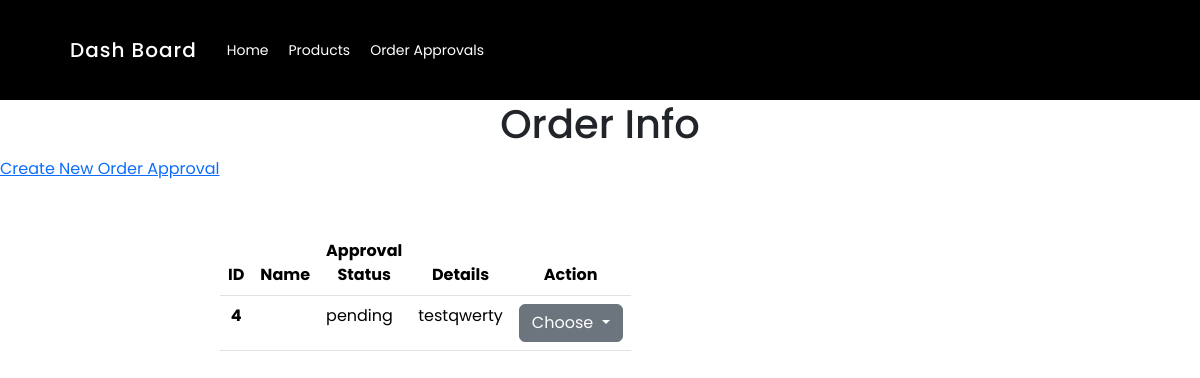
Screenshot of /approvals/ with the database file from the repository.
### rlclothing/models.py (models this page shows, shortened)
class OrderApproval(models.Model):
    APPROVAL_TYPE_CHOICES = (
        ('pending', 'To be Process'),
        ('approved', 'Approved'),
        ('declined', 'Declined'),
    )
    approval_for = models.CharField(max_length=200, null=True)
    order = models.ForeignKey(Order, related_name='approve', on_delete=models.CASCADE, null=True)
    approval_action = models.CharField(max_length=200, choices= APPROVAL_TYPE_CHOICES)
    message = models.TextField(max_length=200, blank=True)

### rlclothing/views.py (the view)
def approvals_page(request):
    orders = Order.objects.all()
    approves = OrderApproval.objects.all()
    context = {
        'approves': approves,
        'orders': orders,
    }
    return render(request, 'pages/approve.html', context)

### rlclothing/templates/pages/approve.html (shortened to what this page needs)
{% load static %}
<!DOCTYPE html>
<html lang="en">
<head>
    <link rel="stylesheet" href="{% static '/css/admin.css' %}">
    <link rel="stylesheet" href="https://cdnjs.cloudflare.com/ajax/libs/font-awesome/6.3.0/css/all.min.css" />
    <link href="https://cdn.jsdelivr.net/npm/bootstrap@5.3.2/dist/css/bootstrap.min.css" rel="stylesheet">
</head>
<body>
    <nav>
        <div class="logo-site">Dash Board</div>
        <div class="nav-items">
            <li><a href="{% url 'dashboard' %}" style="color: #fff;">Home</a></li>
            <li><a href="{% url 'productadmin' %}" style="color: #fff;">Products</a></li>
            <li><a href="{% url 'approvalspage' %}" style="color: #fff;">Order Approvals</a></li>
        </div>
    </nav>
      <table class="table">
        <h1 align="center">Order Info</h1>
        <a href="{% url 'create_orderapp' %}">Create New Order Approval</a>
        <thead>
          <tr>
            <th scope="col">ID</th>
            <th scope="col">Name</th>
            <th scope="col">Approval Status</th>
            <th scope="col">Details</th>
            <th scope="col">Action</th>
          </tr>
        </thead>
        <tbody>
          {% for approve in approves %}
          <tr>
            <th scope="row">{{ approve.id }}</th>
            <td>{{ approve.order.order_name }}</td>
            <td>{{ approve.approval_action }}</td>
            <td>{{ approve.message }}</td>
            <td>
              <div class="dropdown">
                <button class="btn btn-secondary dropdown-toggle" type="button" data-bs-toggle="dropdown"
                  aria-expanded="false">
                  Choose
                </button>
              </div>
            </td>
          </tr>
          {% endfor %}
        </tbody>
      </table>
</body>
</html>

### rlclothing/static/css/admin.css (style rules this page uses)
* { margin: 0; padding: 0; outline: 0; box-sizing: border-box; font-family: 'Poppins', sans-serif; }
body { background-color: #f2f2f2; align-items: center; }
nav { background-color: #000; display: flex; flex-wrap: wrap; align-items: center; justify-content: space-between; height: 100px; padding: 0 50px; }
nav .logo-site { color: #fff; font-size: 20px; font-weight: 500; letter-spacing: 1px; margin: 20px; }
nav .nav-items { display: flex; flex: 1; list-style: none; list-style: 0 0 0 40px; }
nav .nav-items li { padding: 0 10px; }
nav .nav-items a { color: #fff; text-decoration: none; font-size: 14px; }
table { max-width: 30%; padding-top: 15%; margin: 50px 0 50px 220px ; }
table th { padding: 20px; color: #fff; background-color: #000; text-align: center; }
.table th { padding: 20px; text-align: center; }
table td { padding: 20px; justify-content: center; }

### rows the page displays
OrderApproval: id "4", approval_action "pending", message "testqwerty"
